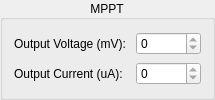
            <widget class="QGroupBox" name="groupBox">
             <property name="title">
              <string>MPPT</string>
             </property>
             <property name="alignment">
              <set>Qt::AlignCenter</set>
             </property>
             <layout class="QGridLayout" name="gridLayout_3">
              <item row="1" column="1">
               <widget class="QSpinBox" name="SystemInformation_MPPT_OutputVoltage_SpinBox">
                <property name="readOnly">
                 <bool>true</bool>
                </property>
                <property name="minimum">
                 <number>-99999</number>
                </property>
                <property name="maximum">
                 <number>99999</number>
                </property>
               </widget>
              </item>
              <item row="4" column="0">
               <widget class="QLabel" name="label_2">
                <property name="text">
                 <string>Output Current (uA):</string>
                </property>
               </widget>
              </item>
              <item row="1" column="0">
               <widget class="QLabel" name="label">
                <property name="text">
                 <string>Output Voltage (mV): </string>
                </property>
               </widget>
              </item>
              <item row="4" column="1">
               <widget class="QSpinBox" name="SystemInformation_MPPT_OutputCurrent_SpinBox">
                <property name="readOnly">
                 <bool>true</bool>
                </property>
                <property name="minimum">
                 <number>-99999</number>
                </property>
                <property name="maximum">
                 <number>99999</number>
                </property>
               </widget>
              </item>
             </layout>
            </widget>
